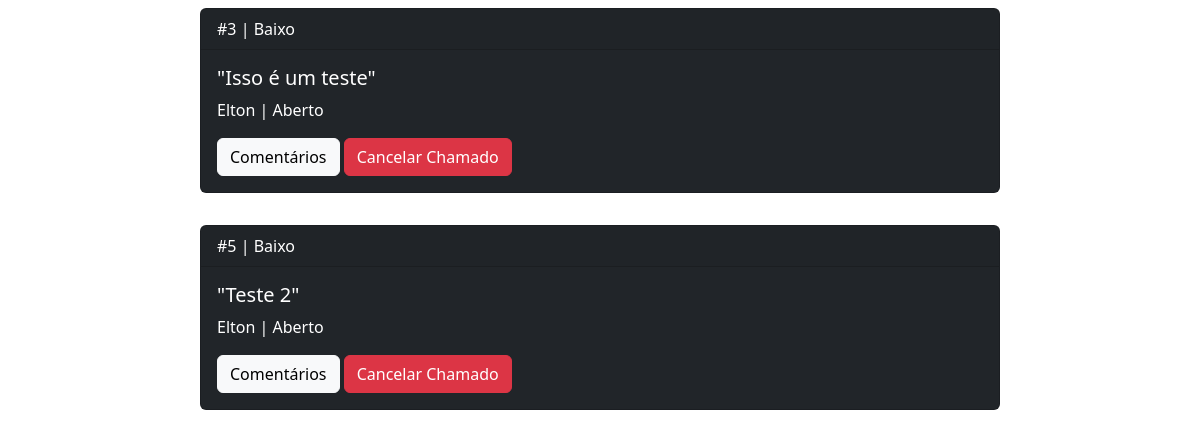
Page /lista_chamados/ (signed in) on the committed database.
### core/models.py (models this page shows)
class Chamado(models.Model):
    UsuarioId = models.ForeignKey(User, on_delete=models.CASCADE, null=False)
    CategoriaId = models.ForeignKey(Categoria, on_delete=models.CASCADE, null=False)
    Descricao = models.TextField(default='Nada Informado.')
    Prioridade = models.IntegerField(max_length=1)
    Esta_Aberto = models.BooleanField(default=False)

class Categoria(models.Model):
    Nome = models.TextField(max_length=50)

### core/views.py (the view)
# urls.py: path("lista_chamados/", listar_chamados, name='listar_chamados'),
@login_required
def listar_chamados(request):
    is_staff = request.user.is_staff
    chamados = Chamado.objects.filter(UsuarioId=request.user.id)
    return render(request, 'core/lista_chamados.html', {'chamados': chamados, 'is_staff': is_staff})

### core/templates/core/lista_chamados.html (shortened to what this page needs)
{% extends 'core/base.html' %}
{% block body %}
<div class="vstack gap-3 justify-content-center align-items-center">
    {% for chamado in chamados %}
    <div class="card text-bg-dark my-2 mx-3 w-100" style="max-width: 800px;">
        <div class="card-header">#{{chamado.id}} | {{chamado.CategoriaId.Nome}}</div>
        <div class="card-body">
            <h5 class="card-title">"{{chamado.Descricao}}"</h5>
            {% if chamado.Esta_Aberto == 1 %}
            <p class="card-text">{{chamado.UsuarioId.first_name}} | Aberto</p>
            {% else %}
            <p class="card-text">{{chamado.UsuarioId.first_name}} | Fechado</p>
            {% endif %}
            <a class="btn btn-light" href="{% url 'comentarios' chamado.id %}">Comentários</a>
            {% if chamado.Esta_Aberto == 1 %}
            <a class="btn btn-danger">Cancelar Chamado</a>
            {% endif %}
        </div>
    </div>
    {% endfor %}
</div>
{% endblock %}

### rows in the picture
Chamado: id "3", CategoriaId.Nome "Baixo", Descricao "Isso é um teste", UsuarioId.first_name "Elton", Esta_Aberto "Cancelar Chamado"
Chamado: id "5", CategoriaId.Nome "Baixo", Descricao "Teste 2", UsuarioId.first_name "Elton", Esta_Aberto "Cancelar Chamado"
